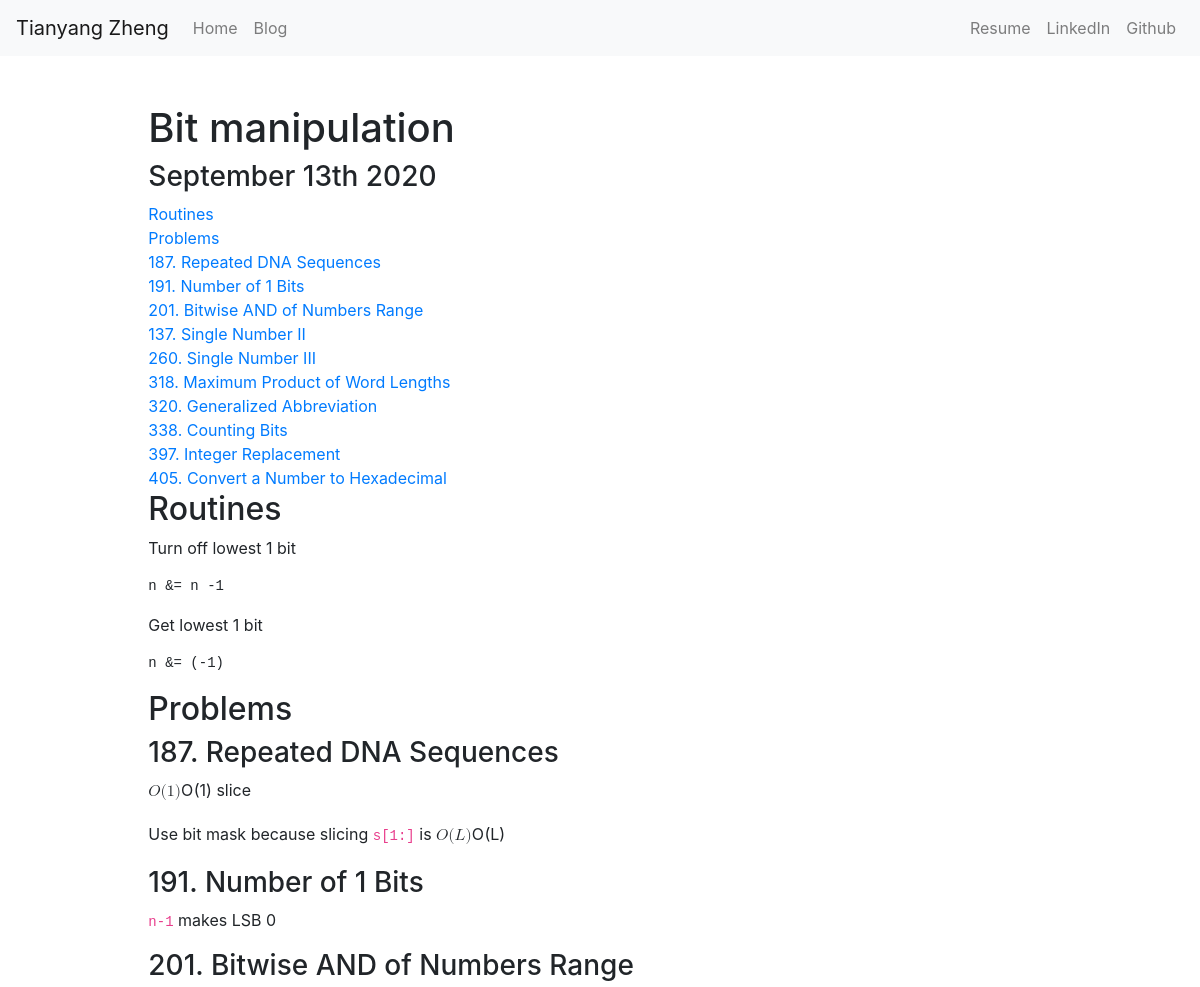
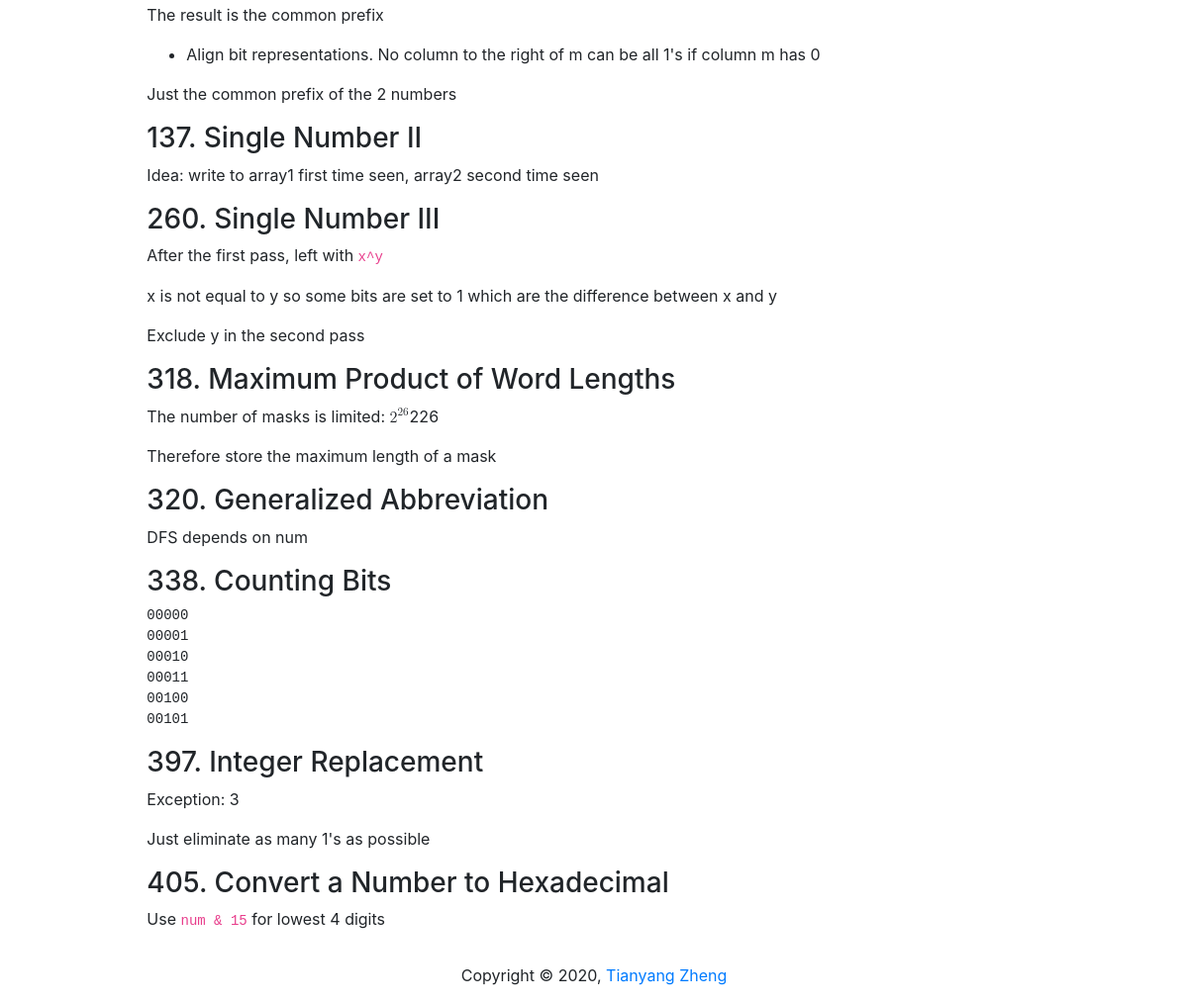
Page /blog/3/ on the committed database (2 pictures, top to bottom).
### blog/models.py (models this page shows, shortened)
class Blog(models.Model):
    title = models.CharField(max_length=100)
    date = models.DateField()
    description = models.TextField()

### blog/views.py (the view)
# urls.py: path('<int:blog_id>/', views.detail, name='detail'),
def detail(request, blog_id):
    blog = get_object_or_404(Blog, pk=blog_id)
    return render(request, 'blog/detail.html', {'blog': blog})

### blog/templates/blog/detail.html
{% extends 'portfolio/base.html' %}
{% block content %}
    <div class="container">
        <h1 class="mt-5">{{ blog.title }}</h1>
        <h3>{{ blog.date|date:'F jS Y' }}</h3>
        {{ blog.description|safe }}
    </div>
{% endblock %}

### portfolio/static/portfolio/style.css (style rules this page uses)
.container { max-width: 700pt; }

### rows in the picture
Blog: title "Bit manipulation", date "September 13th 2020", description "Routines Problems 187. Repeated DNA Sequences 191. Number of 1 Bits 201. Bitwise AND of Numbers Range 137. Single Number II 260. Single Number III 318. Maximum Product of Word Lengths 320. Generalized Abbreviation 338. Counting Bits 397. Integer Replacement 405. Convert a Number to Hexadecimal Routines Turn off lowest 1 bit n &= n -1 Get lowest 1 bit n &= (-1) Problems 187. Repeated DNA Sequences O ( 1 ) O ( 1 ) slice Use bit mask because slicing s[1:] is O ( L ) O ( L ) 191. Number of 1 Bits n-1 makes LSB 0 201. Bitwise AND of Numbers Range The result is the common prefix Align bit representations. No column to the right of m can be all 1's if column m has 0 Just the common prefix of the 2…"
